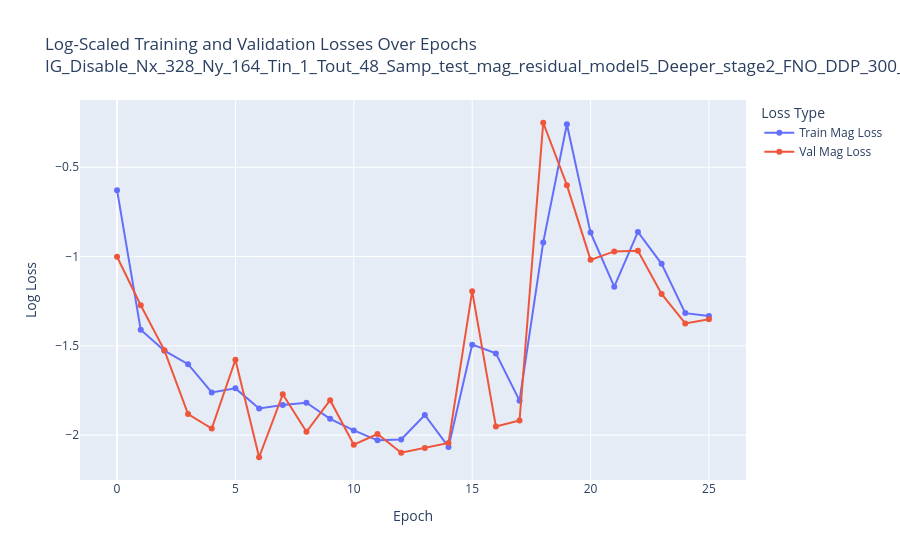

The cell this chart's notebook holds for it:
### Code cell
# --- 1. Load Magnifier Model ---
train_size = 300
tag_mag = 'test_mag_residual_model5_Deeper'


path_mag, mode_mag = get_checkpoint_path(
    case, Nx, Ny, T_in, T_out, 
    tag=tag_mag, 
    op_type=operator_type, 
    train_size=train_size, 
    ig_enabled=False,
    SAVED_MODEL_PATH = SAVED_MODEL_PATH
)

checkpoint_mag = torch.load(path_mag, map_location=device, weights_only=False)

if 'stage2' in tag_mag:
    plot_log_loss(checkpoint_mag["loss_df_magnifier"], mode=mode_mag + '_Magnifier_Model' + f' (Epoch: {checkpoint_mag["epoch"]})', plot_ig_loss=False)
else:
    plot_log_loss(checkpoint_mag["loss_df_main"], mode=mode_mag + '_Global_Model' + f'  (Epoch: {checkpoint_mag["epoch"]})', plot_ig_loss=False)

### Figure 1 — Plotly figure (JSON) as saved in the notebook; plotly's stock layout.template omitted (floating-point values rounded to 4 significant figures)
{"data": [{"hovertemplate": "Loss Type=Train Mag Loss<br>Epoch=%{x}<br>Log Loss=%{y}<extra></extra>", "legendgroup": "Train Mag Loss", "line": {"color": "#636efa", "dash": "solid"}, "marker": {"symbol": "circle"}, "mode": "lines+markers", "name": "Train Mag Loss", "orientation": "v", "showlegend": true, "type": "scatter", "x": [0, 1, 2, 3, 4, 5, 6, 7, 8, 9, 10, 11, 12, 13, 14, 15, 16, 17, 18, 19, 20, 21, 22, 23, 24, 25], "xaxis": "x", "y": [-0.6285, -1.41, -1.527, -1.603, -1.761, -1.738, -1.85, -1.831, -1.819, -1.909, -1.974, -2.029, -2.024, -1.887, -2.066, -1.493, -1.542, -1.807, -0.9208, -0.2593, -0.866, -1.169, -0.8623, -1.041, -1.317, -1.333], "yaxis": "y"}, {"hovertemplate": "Loss Type=Val Mag Loss<br>Epoch=%{x}<br>Log Loss=%{y}<extra></extra>", "legendgroup": "Val Mag Loss", "line": {"color": "#EF553B", "dash": "solid"}, "marker": {"symbol": "circle"}, "mode": "lines+markers", "name": "Val Mag Loss", "orientation": "v", "showlegend": true, "type": "scatter", "x": [0, 1, 2, 3, 4, 5, 6, 7, 8, 9, 10, 11, 12, 13, 14, 15, 16, 17, 18, 19, 20, 21, 22, 23, 24, 25], "xaxis": "x", "y": [-1.001, -1.273, -1.525, -1.882, -1.963, -1.578, -2.124, -1.771, -1.982, -1.804, -2.053, -1.994, -2.099, -2.071, -2.044, -1.194, -1.951, -1.918, -0.2508, -0.6002, -1.018, -0.9712, -0.9672, -1.209, -1.375, -1.351], "yaxis": "y"}], "layout": {"legend": {"title": {"text": "Loss Type"}, "tracegroupgap": 0}, "title": {"text": "Log-Scaled Training and Validation Losses Over Epochs<br>IG_Disable_Nx_328_Ny_164_Tin_1_Tout_48_Samp_test_mag_residual_model5_Deeper_stage2_FNO_DDP_300_Magnifier_Model (Epoch: 25)"}, "xaxis": {"anchor": "y", "domain": [0, 1], "title": {"text": "Epoch"}}, "yaxis": {"anchor": "x", "domain": [0, 1], "title": {"text": "Log Loss"}}}}
